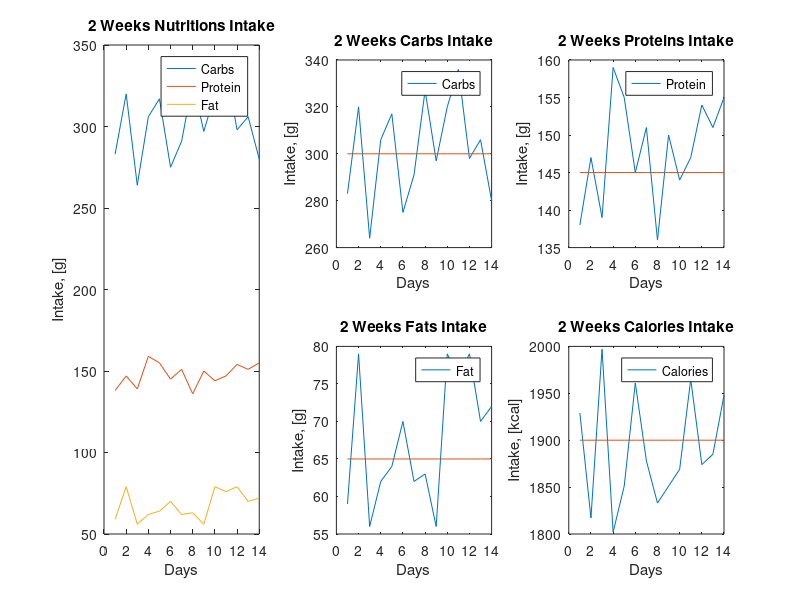

Here is the MATLAB script that generated this plot: (Note: this script raises an error after producing the figure.)
clc, clear , close all
%%Initial Data
%Data
days = 1:14;
nutrientsForTwoWeeks = [randi([250 350], size(days));  %Carbs
    randi([130 160], size(days)); %Proteins
    randi([50 80], size(days));  %Fat
    randi([1800 2000], size(days))]; %Calories

%Base Lines
carbsBaseLine = linspace(300, 300, length(days));
proteinBaseLine =linspace(145, 145, length(days)) ;
fatBaseLine =linspace(65, 65, length(days)) ;
caloriesBaseLine =linspace(1900, 1900, length(days)) ;

%%All data in a single subplot
allAx = subplot(2, 3, [1 4])
carbsPlotHandle = plot(days, nutrientsForTwoWeeks(1, :));

hold on
plot(days, nutrientsForTwoWeeks(2, :))
plot(days, nutrientsForTwoWeeks(3, :))
hold off

allXLabel = xlabel('Days')
allYLabel = ylabel('Intake, [g]');
allTitle = title('2 Weeks Nutritions Intake');
allLegend = legend({'Carbs', 'Protein', 'Fat'});

%%Carbs - Second Subplot
carbsAx = subplot(2,3,2)
plot(days, nutrientsForTwoWeeks(1, :));
hold on
plot(days, carbsBaseLine)
hold off

carbsXLabel = xlabel('Days')
carbsYLabel = ylabel('Intake, [g]');
carbsTitle = title('2 Weeks Carbs Intake');
carbsLegend = legend({'Carbs'});

%%Protein - Third Subplot
proteinAx = subplot(2,3,3)
plot(days, nutrientsForTwoWeeks(2, :));
hold on 
plot(days, proteinBaseLine)
hold off

proteinXLabel = xlabel('Days')
proteinYLabel = ylabel('Intake, [g]');
proteinTitle = title('2 Weeks Proteins Intake');
proteinLegend = legend({'Protein'});

%%Fat - Fourth Subplot
fatAx = subplot(2,3,5)
plot(days, nutrientsForTwoWeeks(3, :));
hold on
plot(days, fatBaseLine)
hold off

fatXLabel = xlabel('Days')
fatYLabel = ylabel('Intake, [g]');
fatTitle = title('2 Weeks Fats Intake');
fatLegend = legend({'Fat'});

%%Calories - Fifth Subplot
caloriesAx = subplot(2,3,6)
plot(days, nutrientsForTwoWeeks(4, :));
hold on
plot(days, caloriesBaseLine)
hold off

caloriesXLabel = xlabel('Days')
caloriesYLabel = ylabel('Intake, [kcal]');
caloriesTitle = title('2 Weeks Calories Intake');
caloriesLegend = legend({'Calories'});



%%Properties of the Subplots
ax = [ allAx, carbsAx, proteinAx, fatAx, caloriesAx];
axLines = [carbsAx.Children proteinAx.Children fatAx.Children caloriesAx.Children];
baseLines = axLines(1,:);
dataLines = axLines(2, :);

legendsH = [allLegend, carbsLegend, proteinLegend, fatLegend, caloriesLegend]; 
labelsAndTitles = [allXLabel, allYLabel, allTitle, carbsXLabel, carbsYLabel, carbsTitle,...
    proteinXLabel, proteinYLabel, proteinTitle, fatXLabel, fatYLabel, fatTitle,...
    caloriesXLabel, caloriesYLabel, caloriesTitle];

%Properties for BaseLines
set(baseLines, 'LineWidth', 2)

%Properties for Data Lines
set(dataLines, 'LineWidth', 2)

%Properties for Axes
set(ax, 'Xlim', [0 15])
set(ax, 'XGrid', 'on', 'YGrid', 'on')
set(ax, 'XMinorGrid', 'on', 'YMinorGrid', 'on')


%Properties for Labels and Titles
set(labelsAndTitles, 'FontSize', 15)

%Properties for Legends
set(legendsH, 'FontSize', 5)
set(legendsH, 'Location', 'southeast')
% set(allLegend, 'Location', )
% set(carbsLegend, 'Location', 'bestoutside')
% set(proteinLegend, 'Location', 'best')
% set(fatLegend, 'Location', 'best')
% set(caloriesLegend, 'Location', 'best')

%Individual Properties
set(allLegend, 'FontSize',5 )